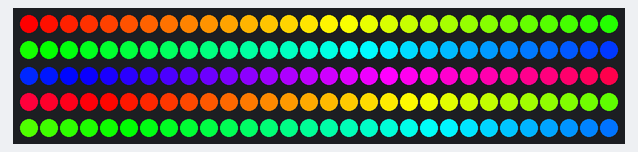
Bench run of a sketch on a simulated Arduino Uno, built with avr-gcc and run on an emulated ATmega328P. Parts: 150 RGB LEDs in strip order, left to right, continuing on the next row.

Above: at 0.15 s.
At 4.97 s:
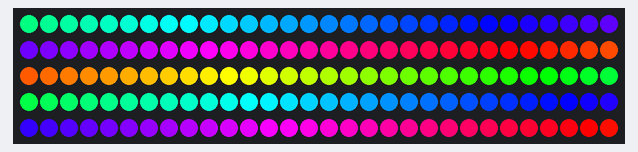
At 9.78 s:
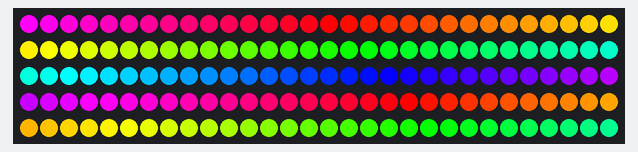
At 19.71 s:
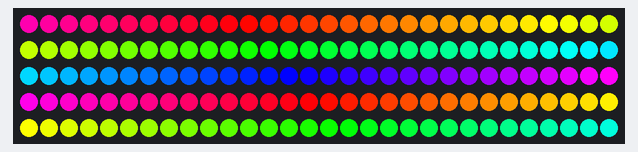
At 29.34 s:
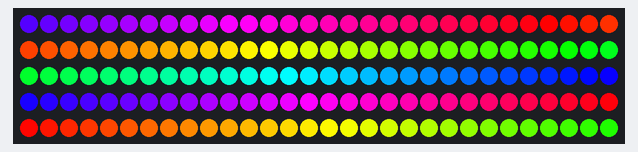
At 39.27 s:
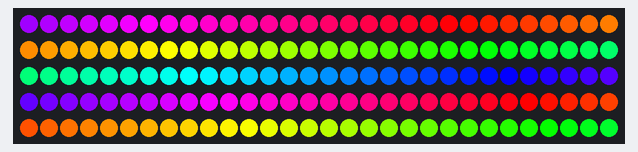

The sketch:

disco_lighting.ino
```cpp
#include <Adafruit_NeoPixel.h>
#define PIN 6
#define NUMPIXELS 150
#define SATURATION 255
#define VALUE 255
#define SPEED 700
#define DELAY 7


Adafruit_NeoPixel pixels(NUMPIXELS, PIN, NEO_GRB + NEO_KHZ800);
uint16_t base_hue;

void setup() {
  pixels.begin();
  base_hue = 0;
}

void loop() {

  uint16_t hue = base_hue;
  pixels.clear();
  for(uint16_t i=0; i<NUMPIXELS; i++) {
    uint32_t color = pixels.ColorHSV(hue, SATURATION, VALUE);
    pixels.setPixelColor(i, color);
    hue += SPEED;
  }
  pixels.show();
  base_hue += SPEED;
  delay(DELAY);
}
```
